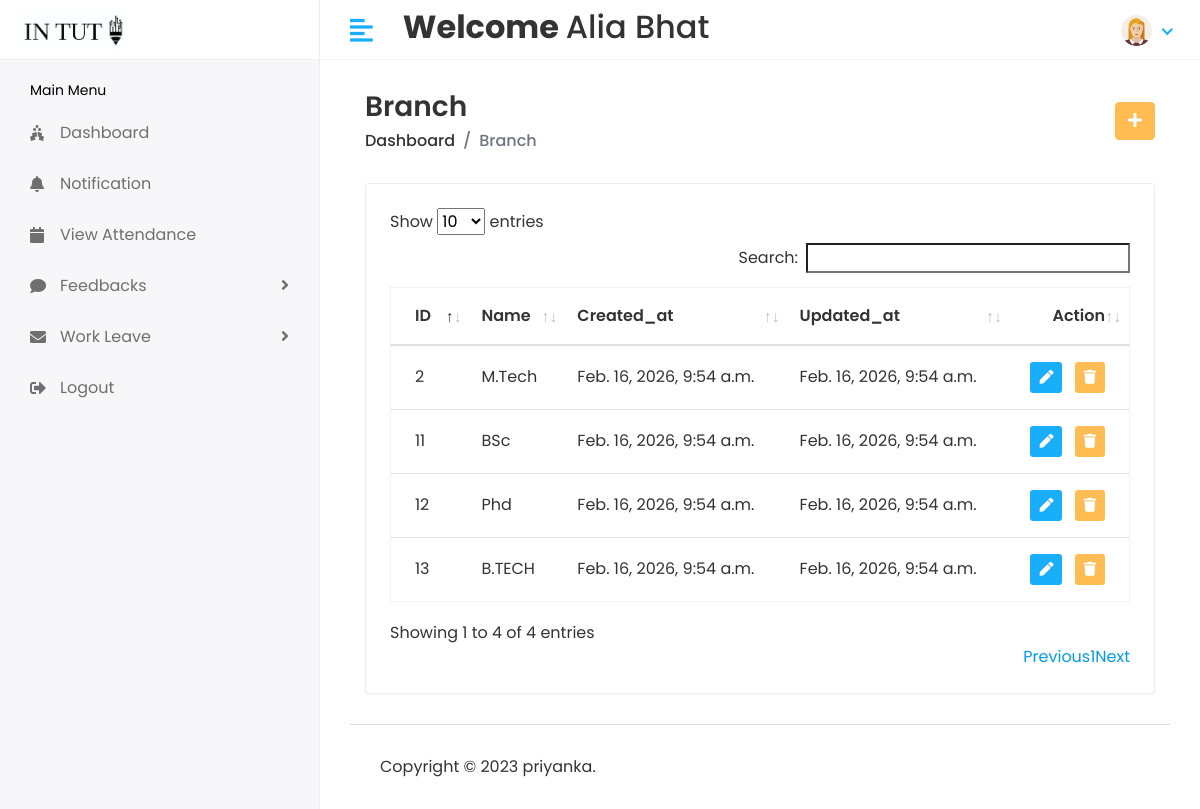
The page /Hod/branch (signed in) on the database as committed earlier.
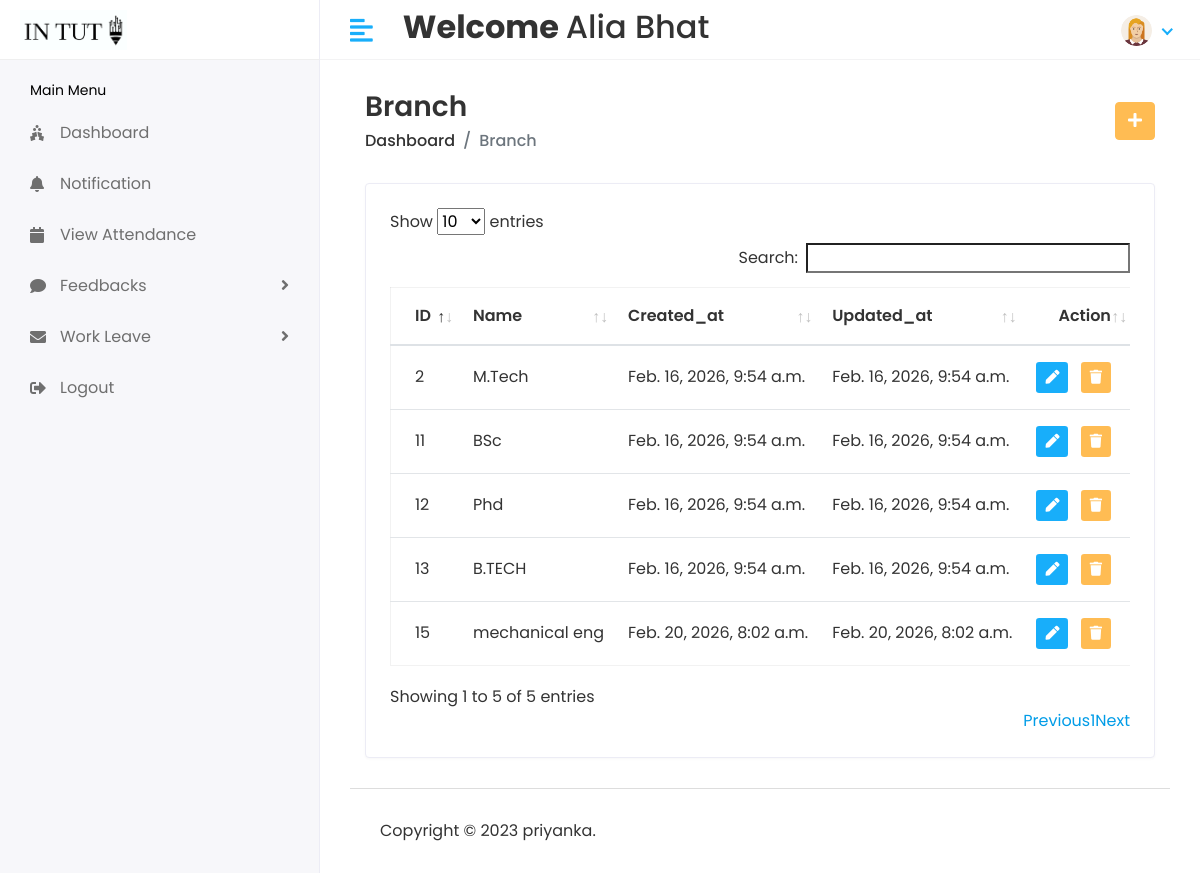
The same page on the database as committed later.
### stuapp/models.py (models this page shows, shortened)
class Branch(models.Model):
    name=models.CharField(max_length=100)
    created_at=models.DateTimeField(auto_now_add=True)
    updated_at=models.DateTimeField(auto_now=True)

### student/hodviews.py (the view)
# urls.py: path('Hod/branch',hodviews.branchlist,name='branchlist'),
@login_required(login_url='/')
def branchlist(request):
    branch=Branch.objects.all()
    return render(request,'hod/branchlist.html',{'branch':branch})

### templates/hod/branchlist.html (shortened to what this page needs)
{% extends 'base.html' %}
{% block content %}
{% load static %}
<div class="content container-fluid">
   <div class="page-header">
      <div class="row align-items-center">
         <div class="col">
            <h3 class="page-title">Branch</h3>
            <ul class="breadcrumb">
               <li class="breadcrumb-item"><a href="{% url 'hodhome'%}">Dashboard</a></li>
               <li class="breadcrumb-item active">Branch</li>
            </ul>
         </div>
         <div class="col-auto text-right float-right ml-auto">
            <a href="{% url 'addbranch' %}" class="btn btn-primary"><i class="fas fa-plus"></i></a>
         </div>
      </div>
   </div>
   <div class="row">
      <div class="col-sm-12">
         <div class="card card-table">
            <div class="card-body">
               <div class="table-responsive">
                  <table id="table_id" class="table table-hover table-center mb-0">
                     <thead>
                        <tr>
                            <th>ID</th>
                           <th>Name</th>
                           <th>Created_at</th>
                           <th>Updated_at</th>
                           <th class="text-right">Action</th>
                        </tr>
                     </thead>
                     <tbody>
                        {% for i in branch %}
                        <tr>
                           <td>{{i.id}}</td>
                           <td>{{i.name}}</td>
                           <td>{{i.created_at}}</td>
                           <td>{{i.updated_at}}</td>
                           <td class="text-right">
                            <div class="actions">
                                <a href="{% url 'editbranch' i.id %}" class="btn btn-sm bg-success-light mr-2">
                                <i class="fas fa-pen"></i>
                                </a>
                                 <a href="{% url 'deletebranch' i.id %}" class="btn btn-sm bg-danger-light">
                                <i class="fas fa-trash"></i>
                                </a>
                             </div>
                           </td>
                        </tr>
                        {% endfor %}
                     </tbody>
                  </table>
               </div>
            </div>
         </div>
      </div>
   </div>
</div>
{% endblock %}

Rows that differ between the two databases and show on the page:
added Branch: id "15", name "mechanical eng", created_at "Feb. 20, 2026, 8:02 a.m.", updated_at "Feb. 20, 2026, 8:02 a.m."
Other text that changed with them:
text written by a page script: "Show entries Search: Showing 1 to 4 of 4 entries Previous 1 Next" → "Show entries Search: Showing 1 to 5 of 5 entries Previous 1 Next"
